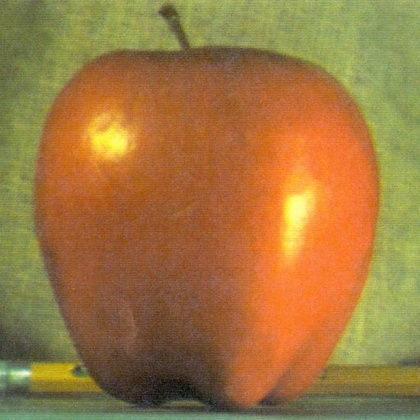
%> input picture Praktikum3/apple1.jpg, 420 x 420 px, shrunk from 512 x 512 before the run
$ octave AlphaBlendingFarbe.m   (GNU Octave 9; MATLAB toolbox functions it lacks are replaced by stand-ins)
%> lines starting %> are read from the running program, lines starting %| are printed output that depends on the picture
%%-----AlphaBlendingFarbe-----%%
clc; clear;
%%----------%%
appleImg = imread('apple1.jpg');
%> appleImg is the input picture: size 420x420x3 uint8; mean R, G, B 159, 119.6, 64.8
orangeImg = imread('orange1.jpg');
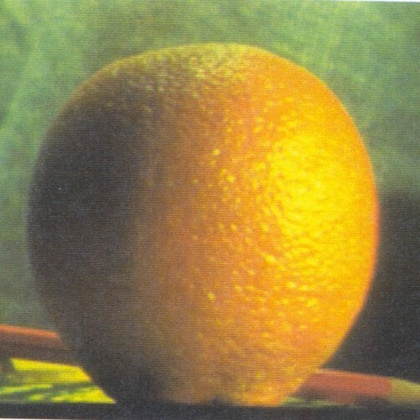
%> input picture Praktikum3/orange1.jpg, 420 x 420 px, shrunk from 512 x 512 before the run
%> orangeImg is the input picture: size 420x420x3 uint8; mean R, G, B 150.2, 131.8, 69.2
figure;
subplot(2,2,1)
imshow(appleImg);
title('Apfel');
subplot(2,2,2)
imshow(orangeImg);
title('Orange');
% Bilder in Grauwertbilder umwandeln
appleGray = rgb2gray(appleImg);
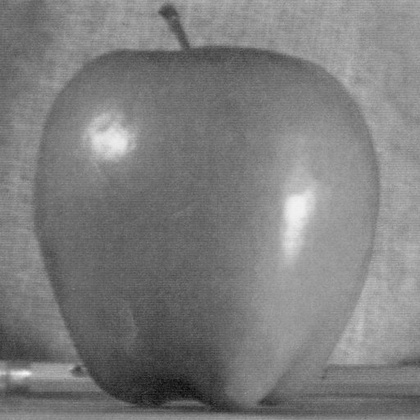
%> appleGray: size 420x420 uint8; min 7, max 248, mean 125.2
orangeGray = rgb2gray(orangeImg);
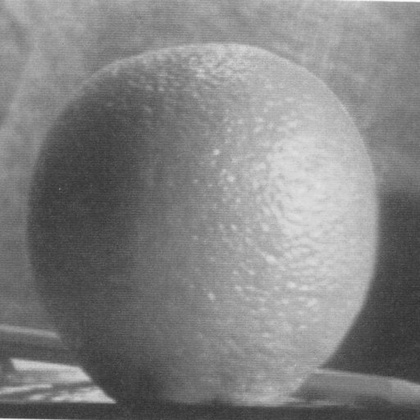
%> orangeGray: size 420x420 uint8; min 46, max 252, mean 130.2
% Bildgrößen anpassen (falls unterschiedlich)
if size(appleGray) ~= size(orangeGray)
    error('Bilder haben unterschiedliche Größen');
end
%%----------%%
[rows, cols] = size(appleGray);
%> rows = 420; cols = 420
% Alpha-Blending für Grauwertbilder
blendedGray = zeros(rows, cols);
for i = 1:rows
    alpha = linspace(1, 0, cols);
    blendedGray(i, :) = alpha .* double(appleGray(i, :)) + (1 - alpha) .* double(orangeGray(i, :));
end
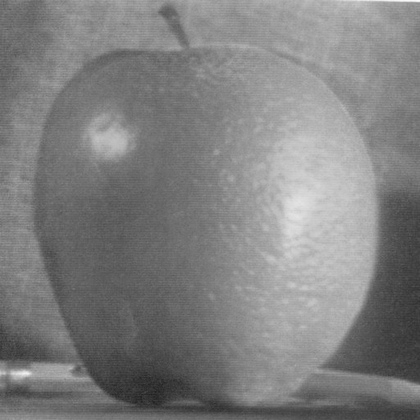
%> blendedGray: size 420x420 double; min 32.1, max 251.8, mean 128.1
%%----------%%
subplot(2,2,3)
imshow(uint8(blendedGray));
title('Überblendetes Grauwertbild');
% Alpha-Blending für Farbbilder
blendedColor = zeros(rows, cols, 3);
for c = 1:3
    for i = 1:rows
        alpha = linspace(1, 0, cols);
        blendedColor(i, :, c) = alpha .* double(appleImg(i, :, c)) + (1 - alpha) .* double(orangeImg(i, :, c));
    end
end
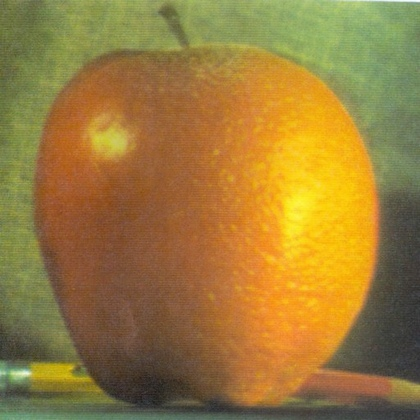
%> blendedColor: size 420x420x3 double; mean R, G, B 156.3, 126.3, 63.6; drawn with min black and max white
%%----------%%
subplot(2,2,4)
imshow(uint8(blendedColor));
title('Überblendetes Farbbild');
hold on;
%%----------%%
